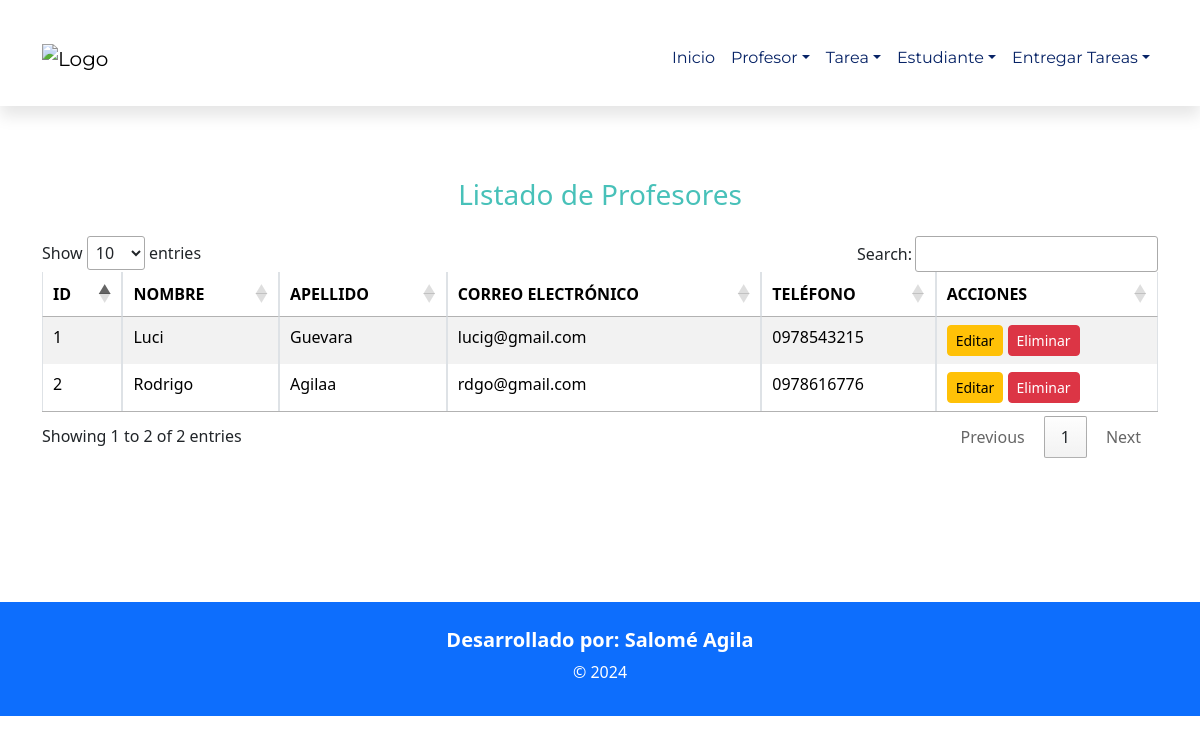
/listadoProfesor/, run on the app's committed database.
### Aplicaciones/Clases/models.py (models this page shows, shortened)
class Profesor(models.Model):
    id = models.AutoField(primary_key=True)
    nombre = models.CharField(max_length=100)
    apellido = models.CharField(max_length=100)
    email = models.EmailField(unique=True)
    telefono = models.CharField(max_length=15)

### Aplicaciones/Clases/views.py (the view)
# urls.py: path('listadoProfesor/', views.listadoProfesor),
def listadoProfesor(request):
    profesoresBdd = Profesor.objects.all()
    return render(request, 'listadoProfesor.html', {'profesores': profesoresBdd})

### Aplicaciones/Clases/templates/listadoProfesor.html (shortened to what this page needs)
{% extends "./plantilla.html" %}
{% block contenido %}
<br><br>
<h3 class="text-center mb-4" style="color: #48c1b9;">Listado de Profesores</h3>
<table class="table table-bordered table-striped table-hover" id="mitablaProfesores">
    <thead>
        <tr>
            <th>ID</th>
            <th>NOMBRE</th>
            <th>APELLIDO</th>
            <th>CORREO ELECTRÓNICO</th>
            <th>TELÉFONO</th>
            <th>ACCIONES</th>
        </tr>
    </thead>
    <tbody>
        {% for profesor in profesores %}
            <tr>
                <td>{{ profesor.id }}</td>
                <td>{{ profesor.nombre }}</td>
                <td>{{ profesor.apellido }}</td>
                <td>{{ profesor.email }}</td>
                <td>{{ profesor.telefono }}</td>
                <td>
                    <a href="/editarProfesor/{{ profesor.id }}" class="btn btn-warning btn-sm">Editar</a>
                    <a onclick="return confirm('¿Está seguro de eliminar este profesor?');" href="/eliminarProfesor/{{ profesor.id }}" class="btn btn-danger btn-sm">Eliminar</a>
                </td>
            </tr>
        {% endfor %}
    </tbody>
</table>
{% endblock %}

### data on the page
Profesor: id "1", nombre "Luci", apellido "Guevara", email "lucig@gmail.com", telefono "0978543215"
Profesor: id "2", nombre "Rodrigo", apellido "Agilaa", email "rdgo@gmail.com", telefono "0978616776"
